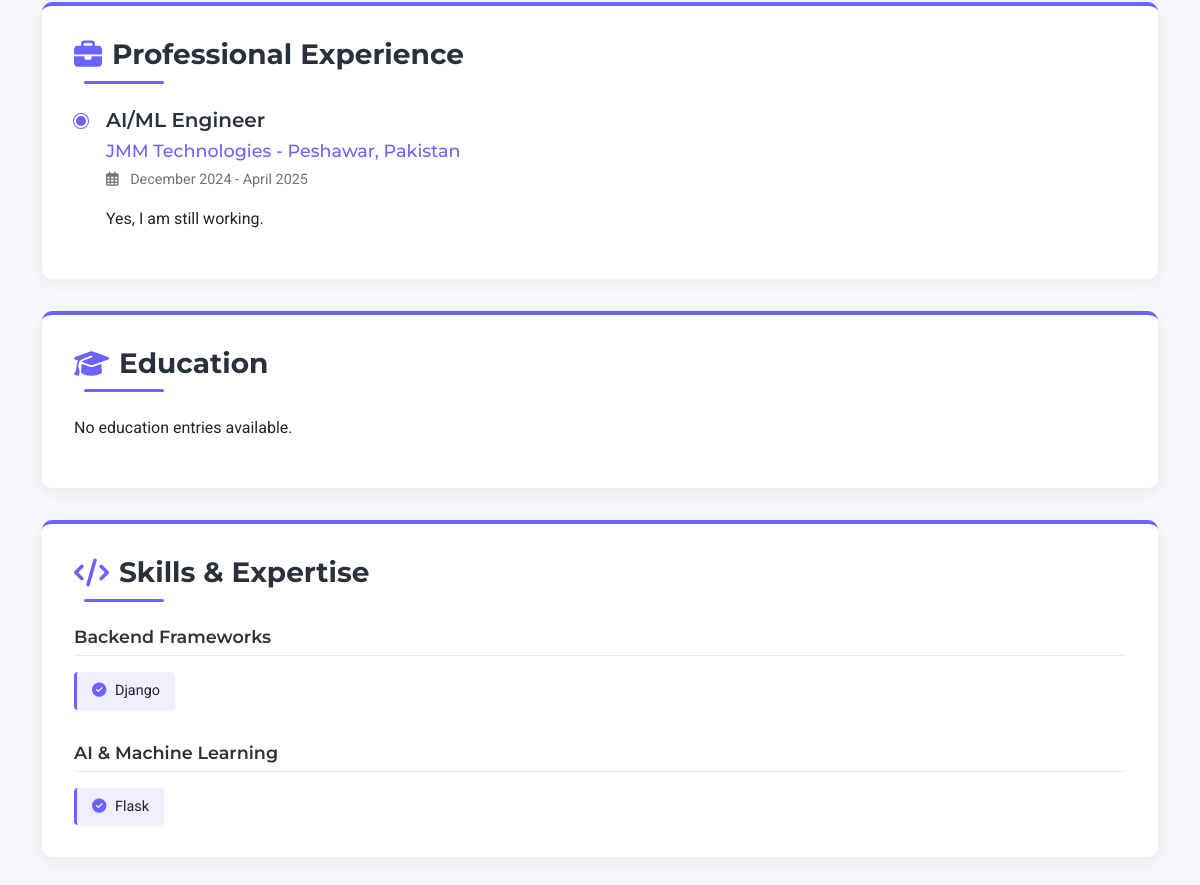
Before: /resume/ (lower part) with the older database file.
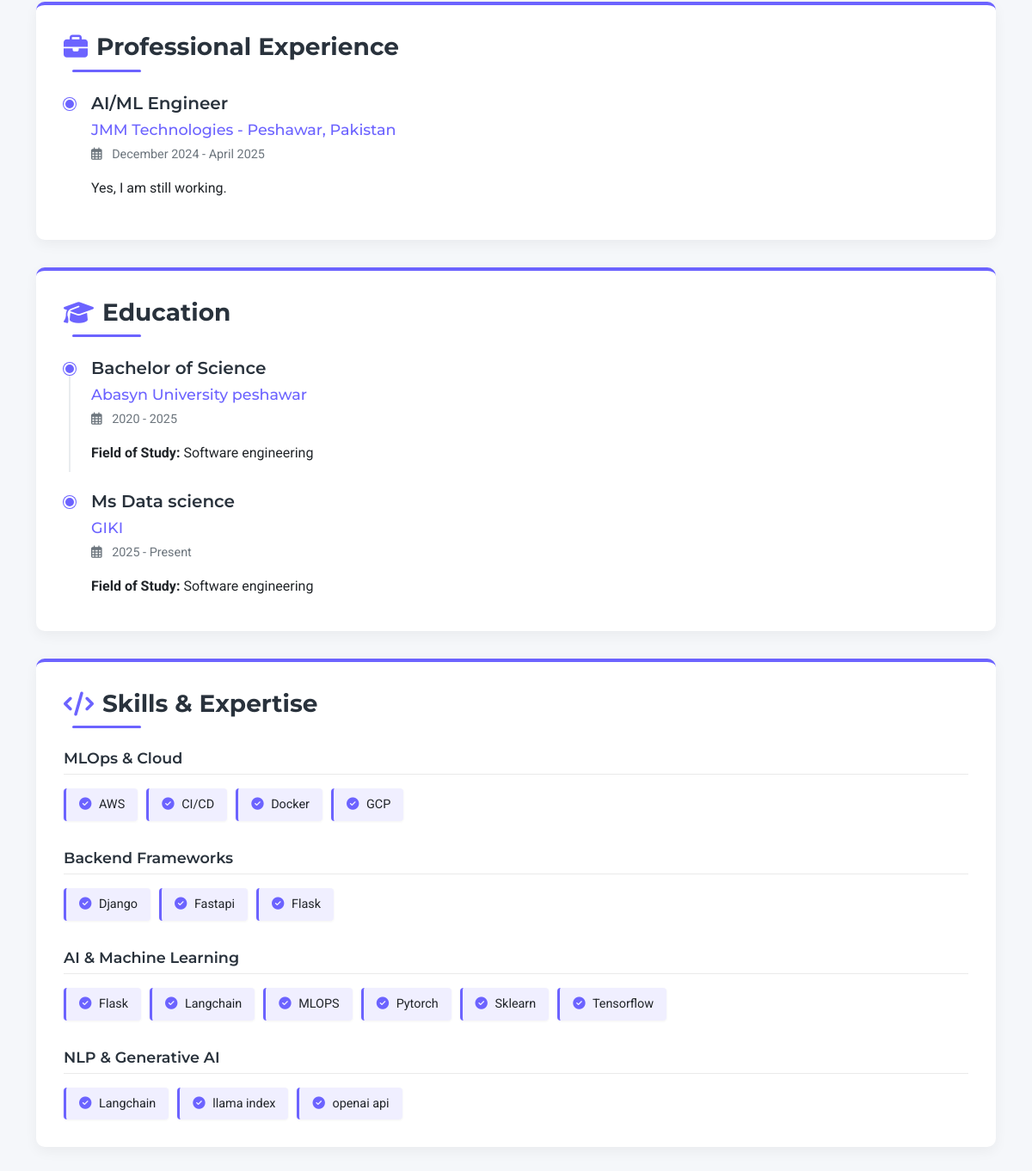
After: the same page with the newer database file.
### portfolio/models.py (models this page shows, shortened)
class Experience(models.Model):
    title = models.CharField(max_length=200)
    company = models.CharField(max_length=200)
    location = models.CharField(max_length=200)
    start_date = models.DateField()
    end_date = models.DateField(blank=True, null=True)
    current = models.BooleanField(default=False)
    description = models.TextField()
    class Meta:
        ordering = ['-end_date', '-start_date']

class Skill(models.Model):
    CATEGORY_CHOICES = [
        ('AI/ML', 'AI & Machine Learning'),
        ('NLP', 'NLP & Generative AI'),
        ('MLOps', 'MLOps & Cloud'),
        ("Backend Technologies", "Backend Frameworks")
    ]
    category = models.CharField(max_length=50, choices=CATEGORY_CHOICES, default='AI/ML')
    name = models.CharField(max_length=100)
    class Meta:
        ordering = ['name']

class Education(models.Model):
    institution = models.CharField(max_length=200)
    degree = models.CharField(max_length=200)
    field_of_study = models.CharField(max_length=200)
    start_date = models.DateField()
    end_date = models.DateField(blank=True, null=True)
    current = models.BooleanField(default=False)
    description = models.TextField(blank=True)
    class Meta:
        ordering = ['-end_date', '-start_date']

### portfolio/views.py (the view)
# urls.py: path('resume/', views.resume, name='resume'),
def resume(request):
    education = Education.objects.all().order_by('-end_date')
    experience = Experience.objects.all().order_by('-end_date')
    projects = Project.objects.all().order_by('-date_created')
    skills = Skill.objects.all()
    skill_categories = defaultdict(list)
    for skill in skills:
        skill_categories[skill.get_category_display()].append(skill)
    return render(request, 'resume.html', {
        'education': education,
        'experience': experience,
        'skill_categories': dict(skill_categories),
        'projects': projects
    })

### portfolio/context_processors.py (called while the page is built)
def portfolio_context(request):
    return {
        'site_config': SiteConfiguration.objects.first(),
        'user_profile': UserProfile.objects.first()
    }

### templates/resume.html (shortened to what this page needs)
{% extends 'base.html' %}
{% load portfolio_tags %}
{% block content %}
<section class="py-5">
    <div class="container">
        <div class="resume-section">
            <h3 class="section-title">
                <i class="fas fa-briefcase"></i>
                Professional Experience
            </h3>
            {% for exp in experience %}
            <div class="timeline-item">
                <div class="timeline-dot"></div>
                <h4 class="job-title">{{ exp.title }}</h4>
                <h5 class="company-name">{{ exp.company }} - {{ exp.location }}</h5>
                <div class="date-range">
                    <i class="far fa-calendar-alt me-2"></i>
                    {{ exp.start_date|date:"F Y" }} -
                    {% if exp.current %}Present{% else %}{{ exp.end_date|date:"F Y"|default:"Present" }}{% endif %}
                </div>
                <div class="job-description">
                    {{ exp.description|linebreaks }}
                </div>
            </div>
            {% empty %}
            <p>No experience entries available.</p>
            {% endfor %}
        </div>
        <div class="resume-section">
            <h3 class="section-title">
                <i class="fas fa-graduation-cap"></i>
                Education
            </h3>
            {% for edu in education %}
            <div class="timeline-item">
                <div class="timeline-dot"></div>
                <div class="timeline-line"></div>
                <h4 class="degree-title">{{ edu.degree }}</h4>
                <h5 class="institution-name">{{ edu.institution }}</h5>
                <div class="date-range">
                    <i class="far fa-calendar-alt me-2"></i>
                    {{ edu.start_date|date:"Y" }} -
                    {% if edu.current %}Present{% else %}{{ edu.end_date|date:"Y"|default:"Present" }}{% endif %}
                </div>
                {% if edu.field_of_study %}
                <p class="mb-2"><strong>Field of Study:</strong> {{ edu.field_of_study }}</p>
                {% endif %}
            </div>
            {% empty %}
            <p>No education entries available.</p>
            {% endfor %}
        </div>
        <div class="resume-section">
            <h3 class="section-title">
                <i class="fas fa-code"></i>
                Skills & Expertise
            </h3>
            {% for category, skills in skill_categories.items %}
            <div class="skill-category">
                <h4 class="category-title">{{ category }}</h4>
                <div class="skill-list">
                    {% for skill in skills %}
                    <div class="skill-item">
                        <i class="fas fa-check-circle"></i>
                        {{ skill.name }}
                    </div>
                    {% endfor %}
                </div>
            </div>
            {% empty %}
            <p>No skills available.</p>
            {% endfor %}
        </div>
    </div>
</section>
{% endblock %}

Changed rows visible on the page:
added Education: degree "Bachelor of Science", institution "Abasyn University peshawar", start_date "2020", end_date "2025", field_of_study "Software engineering"
added Education: degree "Ms Data science", institution "GIKI", start_date "2025", current "Present", field_of_study "Software engineering"
added Skill: category "MLOps & Cloud", name "AWS"
added Skill: name "CI/CD", shown under "MLOps & Cloud"
added Skill: name "Docker", shown under "MLOps & Cloud"
added Skill: name "GCP", shown under "MLOps & Cloud"
added Skill: name "Fastapi", shown under "Backend Frameworks"
added Skill: name "Flask", shown under "Backend Frameworks"
added Skill: name "Langchain", shown under "AI & Machine Learning"
added Skill: name "MLOPS", shown under "AI & Machine Learning"
added Skill: name "Pytorch", shown under "AI & Machine Learning"
added Skill: name "Sklearn", shown under "AI & Machine Learning"
added Skill: name "Tensorflow", shown under "AI & Machine Learning"
added Skill: category "NLP & Generative AI", name "Langchain"
added Skill: name "llama index", shown under "NLP & Generative AI"
added Skill: name "openai api", shown under "NLP & Generative AI"
Other visible differences:
text no longer shown: "No education entries available."
